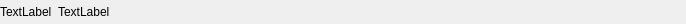
<?xml version="1.0" encoding="UTF-8"?>
<ui version="4.0">
 <class>UIStatusBar</class>
 <widget class="QWidget" name="UIStatusBar">
  <property name="geometry">
   <rect>
    <x>0</x>
    <y>0</y>
    <width>686</width>
    <height>24</height>
   </rect>
  </property>
  <property name="sizePolicy">
   <sizepolicy hsizetype="Ignored" vsizetype="Fixed">
    <horstretch>0</horstretch>
    <verstretch>0</verstretch>
   </sizepolicy>
  </property>
  <property name="minimumSize">
   <size>
    <width>0</width>
    <height>24</height>
   </size>
  </property>
  <property name="maximumSize">
   <size>
    <width>16777215</width>
    <height>24</height>
   </size>
  </property>
  <property name="windowTitle">
   <string>Form</string>
  </property>
  <layout class="QHBoxLayout" name="horizontalLayout">
   <property name="leftMargin">
    <number>0</number>
   </property>
   <property name="topMargin">
    <number>0</number>
   </property>
   <property name="rightMargin">
    <number>0</number>
   </property>
   <property name="bottomMargin">
    <number>0</number>
   </property>
   <item>
    <widget class="QLabel" name="label">
     <property name="text">
      <string>TextLabel</string>
     </property>
    </widget>
   </item>
   <item>
    <widget class="QLabel" name="label_status">
     <property name="sizePolicy">
      <sizepolicy hsizetype="Expanding" vsizetype="Preferred">
       <horstretch>0</horstretch>
       <verstretch>0</verstretch>
      </sizepolicy>
     </property>
     <property name="text">
      <string>TextLabel</string>
     </property>
     <property name="textFormat">
      <enum>Qt::AutoText</enum>
     </property>
    </widget>
   </item>
  </layout>
 </widget>
 <resources/>
 <connections/>
</ui>
